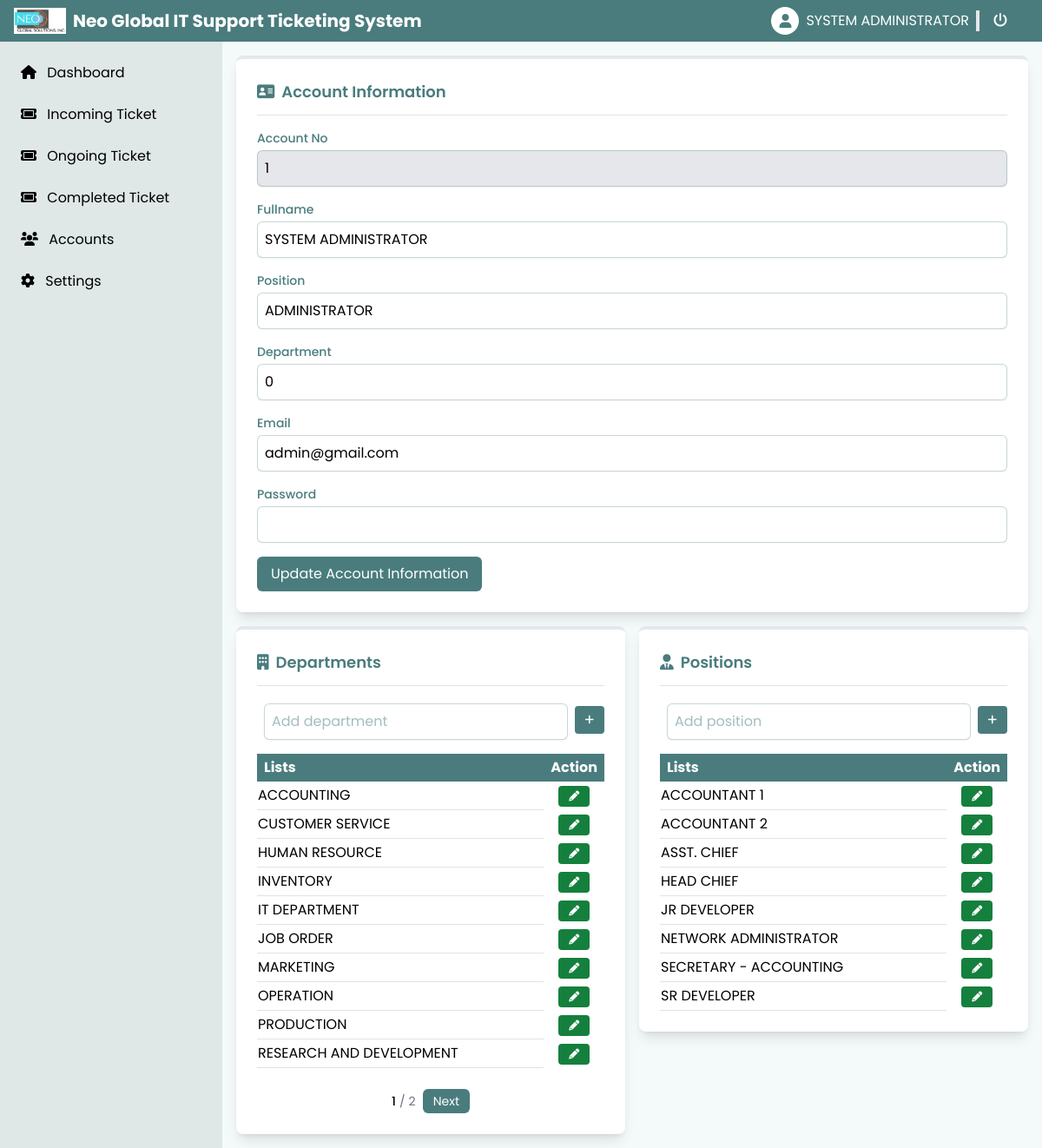
/view/admin/settings.php (signed in), run on an earlier commit of the app's database.
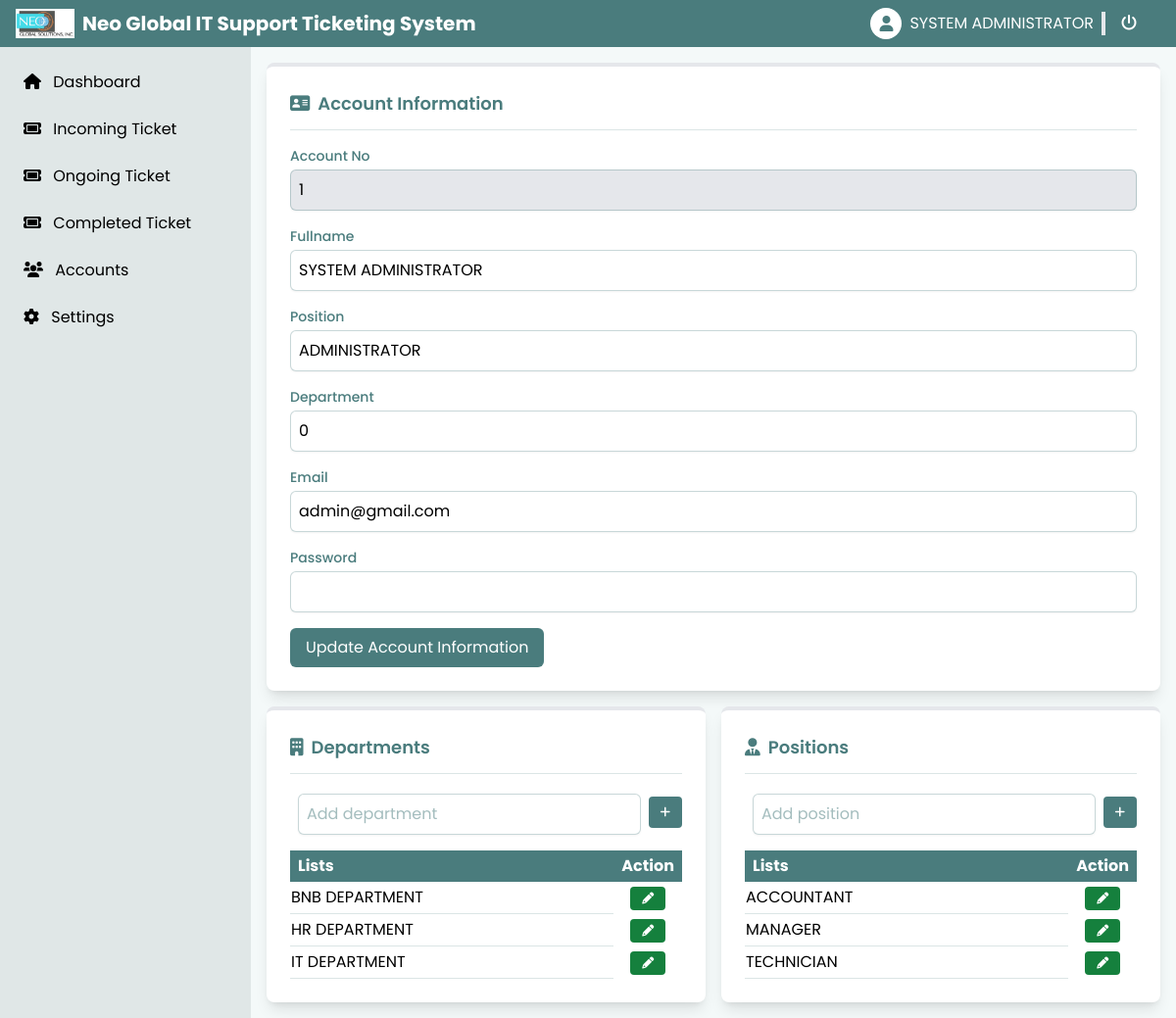
And on a later commit of the database.
### tables this page shows
CREATE TABLE `department`  (
  `department_id` int NOT NULL AUTO_INCREMENT,
  `department_name` varchar(255) NULL DEFAULT NULL,
  `added_by` varchar(255) NULL DEFAULT NULL,
  `date_added` datetime NULL DEFAULT NULL,
  `date_updated` datetime NULL DEFAULT NULL,
  PRIMARY KEY (`department_id`) USING BTREE
);

CREATE TABLE `position`  (
  `position_id` int NOT NULL AUTO_INCREMENT,
  `position_name` varchar(255) NULL DEFAULT NULL,
  `added_by` varchar(255) NULL DEFAULT NULL,
  `date_added` datetime NULL DEFAULT NULL,
  `date_updated` datetime NULL DEFAULT NULL,
  PRIMARY KEY (`position_id`) USING BTREE
);

### database/config.php (called while the page is built, shortened)
<?php
class DatabaseConnector
{
    private $host = 'localhost';
    private $port = 3307;
    private $db = 'neo-ticketing';
    private $user = 'codegehan';
    private $pass = '!@#Admin123*';
    private $charset = 'utf8mb4';
    public $pdo;
    private function connect()
    {
        $dsn = "mysql:host={$this->host};port={$this->port};dbname={$this->db};charset={$this->charset}";
        $options = [
            PDO::ATTR_ERRMODE            => PDO::ERRMODE_EXCEPTION,
            PDO::ATTR_DEFAULT_FETCH_MODE => PDO::FETCH_ASSOC,
            PDO::ATTR_EMULATE_PREPARES   => false,
        ];
        try {
            $this->pdo = new PDO($dsn, $this->user, $this->pass, $options);
        } catch (\PDOException $e) {
            throw new \PDOException($e->getMessage(), (int)$e->getCode());
        }
    }
    public function closeConnection()
    {
        $this->pdo = null;
    }
    public function query($sql, $params = [])
    {
        try{
            $this->pdo->beginTransaction();
            $stmt = $this->pdo->prepare($sql);
            $result = $stmt->execute($params);
            if ($result) {
                $this->pdo->commit();
                return $stmt;
            } else {
                throw new \PDOException("Failed to execute request.");
            }
        } catch (\PDOException $e) {
            $this->pdo->rollBack();
            error_log("Database Error: " . $e->getMessage());
            return false;
        }
        finally {
            $this->closeConnection();
        }
    }
    public function fetchAll($sql, $params = [])
    {
        try {
            $stmt = $this->query($sql, $params);
            return $stmt->fetchAll();
        } finally {
            $this->closeConnection();
        }
    }
}

### view/admin/settings.php (the view, shortened to what the changed rows need)
<?php
include('components/header.php');
include('components/s-navbar.php');
$dep_items_per_page = 10;
$dep_current_page = isset($_GET['dep_page']) ? (int)$_GET['dep_page'] : 1;
$dep_offset = ($dep_current_page - 1) * $dep_items_per_page;
$depCountSql = "SELECT COUNT(*) as total FROM department";
$depRows = $db->fetchAll($depCountSql);
$dep_total_pages = ceil($depRows[0]['total'] / $dep_items_per_page);
$fetchDepartmentSql = "SELECT department_id, department_name
                      FROM department
                      ORDER BY department_name
                      LIMIT $dep_items_per_page OFFSET $dep_offset";
$resultDepartmentSql = $db->fetchAll($fetchDepartmentSql);
$pos_items_per_page = 10;
$pos_current_page = isset($_GET['pos_page']) ? (int)$_GET['pos_page'] : 1;
$pos_offset = ($pos_current_page - 1) * $pos_items_per_page;
$fetchPositionSql = "SELECT position_id, position_name
                    FROM position
                    ORDER BY position_name
                    LIMIT $pos_items_per_page OFFSET $pos_offset";
$resultPositionSql = $db->fetchAll($fetchPositionSql);
?>
<main class="flex-1 p-4">
    <div class="flex-auto grid grid-cols-2 gap-4 mt-4">
        <div class="col-span-1">
            <div class="bg-white shadow-lg rounded-lg p-6 border-t-4">
                <table class="w-full table-border">
                    <thead class="bg-primary text-white">
                        <tr>
                            <th class="py-1 px-2 text-left">Lists</th>
                            <th class="py-1 px-2 text-center w-6">Action</th>
                        </tr>
                    </thead>
                    <tbody>
                        <?php if(count($resultDepartmentSql) > 0) :?>
                            <?php foreach($resultDepartmentSql as $d) : ?>
                                <tr>
                                    <td class="border-b border-[#4a7c7d]/20 py-1"><?=$d['department_name']?></td>
                                    <td class="text-center">
                                        <button
                                            type="button"
                                            onclick="editDepartment('<?=$d['department_id']?>','<?=$d['department_name']?>');"
                                            class="bg-green-700 text-white px-3 py-1 rounded text-xs transition-all hover:scale-125">
                                            <i class="fas fa-pencil"></i>
                                        </button>
                                    </td>
                                </tr>
                            <?php endforeach; ?>
                        <?php else : ?>
                            <tr>
                                <td colspan="2" class="border-b border-[#4a7c7d]/20 py-1">No data</td>
                            </tr>
                        <?php endif; ?>
                    </tbody>
                </table>
                <?php if($dep_total_pages > 1): ?>
                    <div class="flex justify-center items-center gap-2 mt-6">
                    <div class="flex items-center gap-1">
                        <span class="text-sm font-medium"><?= $dep_current_page ?></span>
                        <span class="text-sm text-gray-500">/</span>
                        <span class="text-sm text-gray-500"><?= $dep_total_pages ?></span>
                    </div>
                    <?php if($dep_current_page < $dep_total_pages): ?>
                        <a href="?dep_page=<?= $dep_current_page + 1 ?>"
                        class="px-3 py-1 bg-primary text-white rounded-md text-sm hover:bg-primary/80 transition">
                            Next
                        </a>
                    <?php endif; ?>
                    </div>
                <?php endif; ?>
            </div>
        </div>
        <div class="col-span-1">
            <div class="bg-white shadow-lg rounded-lg p-6 border-t-4">
                <table class="w-full table-border">
                    <thead class="bg-primary text-white">
                        <tr>
                            <th class="py-1 px-2 text-left">Lists</th>
                            <th class="p-1 px-2 text-left w-5">Action</th>
                        </tr>
                    </thead>
                    <tbody>
                        <?php if(count($resultPositionSql) > 0) :?>
                            <?php foreach($resultPositionSql as $p) : ?>
                                <tr>
                                    <td class="border-b border-[#4a7c7d]/20 py-1"><?=$p['position_name']?></td>
                                    <td class="text-center">
                                        <button
                                            type="button"
                                            onclick="editPostion('<?=$p['position_id']?>','<?=$p['position_name']?>');"
                                            class="bg-green-700 text-white px-3 py-1 rounded text-xs transition-all hover:scale-125">
                                            <i class="fas fa-pencil"></i>
                                        </button>
                                    </td>
                                </tr>
                            <?php endforeach; ?>
                        <?php else : ?>
                            <tr>
                                <td colspan="2" class="border-b border-[#4a7c7d]/20 py-1">No data</td>
                            </tr>
                        <?php endif; ?>
                    </tbody>
                </table>
            </div>
        </div>
    </div>
</main>
<?php
include('components/footer.php');
?>

What changed in the data, as far as the page shows it:
removed department: department_name "ACCOUNTING"
removed department: department_name "CUSTOMER SERVICE"
removed department: department_name "HUMAN RESOURCE"
removed department: department_name "INVENTORY"
removed department: department_name "JOB ORDER"
removed department: department_name "MARKETING"
removed department: department_name "OPERATION"
removed department: department_name "PRODUCTION"
removed department: department_name "RESEARCH AND DEVELOPMENT"
removed position: position_name "ACCOUNTANT 1"
removed position: position_name "ACCOUNTANT 2"
removed position: position_name "ASST. CHIEF"
removed position: position_name "HEAD CHIEF"
removed position: position_name "JR DEVELOPER"
removed position: position_name "NETWORK ADMINISTRATOR"
removed position: position_name "SECRETARY - ACCOUNTING"
removed position: position_name "SR DEVELOPER"
added department: department_name "BNB DEPARTMENT"
added department: department_name "HR DEPARTMENT"
added position: position_name "ACCOUNTANT"
added position: position_name "MANAGER"
added position: position_name "TECHNICIAN"
Also different on the page:
$dep_current_page: "1" → (not shown)
$dep_total_pages: "2" → (not shown)
text no longer shown: "/ Next"
